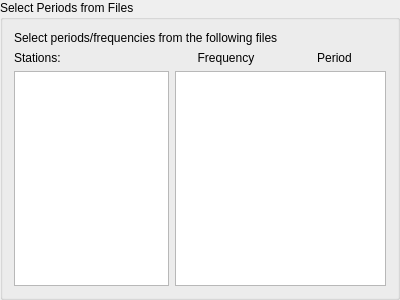
<?xml version="1.0" encoding="UTF-8"?>
<ui version="4.0">
 <class>GroupBox_select_from_files</class>
 <widget class="QGroupBox" name="GroupBox_select_from_files">
  <property name="geometry">
   <rect>
    <x>0</x>
    <y>0</y>
    <width>400</width>
    <height>300</height>
   </rect>
  </property>
  <property name="windowTitle">
   <string>GroupBox</string>
  </property>
  <property name="title">
   <string>Select Periods from Files</string>
  </property>
  <layout class="QGridLayout" name="gridLayout">
   <item row="2" column="0" colspan="2">
    <widget class="QLabel" name="label_2">
     <property name="text">
      <string>Stations:</string>
     </property>
    </widget>
   </item>
   <item row="2" column="2">
    <widget class="QLabel" name="label_3">
     <property name="text">
      <string>Frequency</string>
     </property>
     <property name="alignment">
      <set>Qt::AlignCenter</set>
     </property>
    </widget>
   </item>
   <item row="2" column="3">
    <widget class="QLabel" name="label_4">
     <property name="text">
      <string>Period</string>
     </property>
     <property name="alignment">
      <set>Qt::AlignCenter</set>
     </property>
    </widget>
   </item>
   <item row="4" column="2" colspan="2">
    <widget class="QColumnView" name="columnView_selected">
     <property name="selectionMode">
      <enum>QAbstractItemView::NoSelection</enum>
     </property>
     <property name="selectionBehavior">
      <enum>QAbstractItemView::SelectRows</enum>
     </property>
    </widget>
   </item>
   <item row="0" column="0" colspan="4">
    <widget class="QLabel" name="label">
     <property name="text">
      <string>Select periods/frequencies from the following files</string>
     </property>
    </widget>
   </item>
   <item row="4" column="0" colspan="2">
    <widget class="QListView" name="listView_stations"/>
   </item>
  </layout>
 </widget>
 <resources/>
 <connections/>
</ui>
